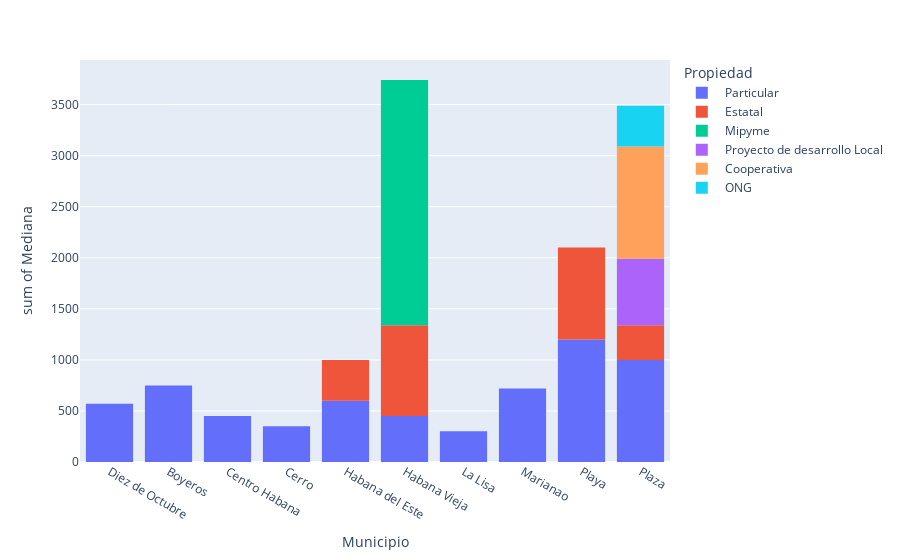

Notebook cell for this chart:
### Markdown cell above
*Precio promedio de la Piña colada*

### Code cell
fig = px.histogram(dfM, x = "Municipio", y = "Mediana", color = "Propiedad", )
fig.show()

### Figure 1 — Plotly figure (JSON) as saved in the notebook; plotly's stock layout.template omitted (floating-point values rounded to 4 significant figures)
{"data": [{"alignmentgroup": "True", "bingroup": "x", "histfunc": "sum", "hovertemplate": "Propiedad= Particular<br>Municipio=%{x}<br>sum of Mediana=%{y}<extra></extra>", "legendgroup": " Particular", "marker": {"color": "#636efa", "pattern": {"shape": ""}}, "name": " Particular", "offsetgroup": " Particular", "orientation": "v", "showlegend": true, "type": "histogram", "x": ["Diez de Octubre", "Boyeros", "Centro Habana", "Cerro", "Habana del Este", "Habana Vieja", "La Lisa", "Marianao", "Playa", "Plaza"], "xaxis": "x", "y": [570, 750, 450, 350, 600, 450, 300, 720, 1200, 1000], "yaxis": "y"}, {"alignmentgroup": "True", "bingroup": "x", "histfunc": "sum", "hovertemplate": "Propiedad= Estatal<br>Municipio=%{x}<br>sum of Mediana=%{y}<extra></extra>", "legendgroup": " Estatal", "marker": {"color": "#EF553B", "pattern": {"shape": ""}}, "name": " Estatal", "offsetgroup": " Estatal", "orientation": "v", "showlegend": true, "type": "histogram", "x": ["Habana del Este", "Habana Vieja", "Playa", "Plaza"], "xaxis": "x", "y": [400, 890, 900, 340], "yaxis": "y"}, {"alignmentgroup": "True", "bingroup": "x", "histfunc": "sum", "hovertemplate": "Propiedad= Mipyme<br>Municipio=%{x}<br>sum of Mediana=%{y}<extra></extra>", "legendgroup": " Mipyme", "marker": {"color": "#00cc96", "pattern": {"shape": ""}}, "name": " Mipyme", "offsetgroup": " Mipyme", "orientation": "v", "showlegend": true, "type": "histogram", "x": ["Habana Vieja"], "xaxis": "x", "y": [2400], "yaxis": "y"}, {"alignmentgroup": "True", "bingroup": "x", "histfunc": "sum", "hovertemplate": "Propiedad= Proyecto de desarrollo Local<br>Municipio=%{x}<br>sum of Mediana=%{y}<extra></extra>", "legendgroup": " Proyecto de desarrollo Local", "marker": {"color": "#ab63fa", "pattern": {"shape": ""}}, "name": " Proyecto de desarrollo Local", "offsetgroup": " Proyecto de desarrollo Local", "orientation": "v", "showlegend": true, "type": "histogram", "x": ["Plaza"], "xaxis": "x", "y": [650], "yaxis": "y"}, {"alignmentgroup": "True", "bingroup": "x", "histfunc": "sum", "hovertemplate": "Propiedad= Cooperativa<br>Municipio=%{x}<br>sum of Mediana=%{y}<extra></extra>", "legendgroup": " Cooperativa", "marker": {"color": "#FFA15A", "pattern": {"shape": ""}}, "name": " Cooperativa", "offsetgroup": " Cooperativa", "orientation": "v", "showlegend": true, "type": "histogram", "x": ["Plaza"], "xaxis": "x", "y": [1100], "yaxis": "y"}, {"alignmentgroup": "True", "bingroup": "x", "histfunc": "sum", "hovertemplate": "Propiedad= ONG<br>Municipio=%{x}<br>sum of Mediana=%{y}<extra></extra>", "legendgroup": " ONG", "marker": {"color": "#19d3f3", "pattern": {"shape": ""}}, "name": " ONG", "offsetgroup": " ONG", "orientation": "v", "showlegend": true, "type": "histogram", "x": ["Plaza"], "xaxis": "x", "y": [400], "yaxis": "y"}], "layout": {"barmode": "relative", "legend": {"title": {"text": "Propiedad"}, "tracegroupgap": 0}, "margin": {"t": 60}, "xaxis": {"anchor": "y", "domain": [0, 1], "title": {"text": "Municipio"}}, "yaxis": {"anchor": "x", "domain": [0, 1], "title": {"text": "sum of Mediana"}}}}
